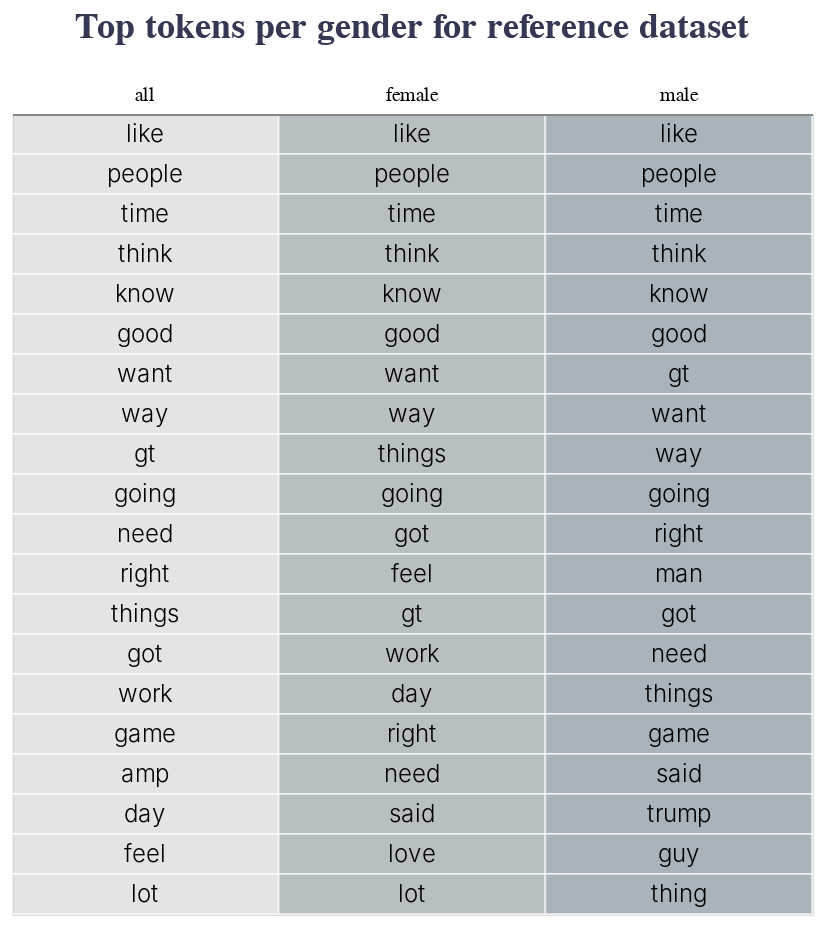

Notebook code for this chart:
### Code cell
source = pd.read_csv('data/viz/top_tokens_reference.csv')

rect = alt.Chart(source).mark_rect(opacity=.6, stroke='white').encode(
    alt.X('gender', title=None, axis=alt.Axis(orient='top', 
                                            labelAngle=0, 
                                            ticks=False, 
                                            labelFont='Nunito', 
                                            labelPadding=5)),
    alt.Y('rank:O', title=None, axis=None),
    alt.Color('gender', scale=alt.Scale(range=[Lightgrey, pewter, slate]), legend=None)
).properties(width = 400)

txt = rect.mark_text(font='Nunito', fontWeight=300, fontSize=12
).encode(
    alt.Text('token'),
    alt.ColorValue('black'),
    tooltip=[alt.Tooltip('freq', title='frequency')]
)

(rect+txt
).properties(title='Top tokens per gender for reference dataset' 
).configure_title(
    fontSize=18,
    font='Nunito',
    anchor='middle',
    dy=-15,
    color=grey3
).configure_legend(
    padding=10,
    cornerRadius=10,
    labelFont='Nunito',
    titleFont='Nunito Light'
)

### Figure 1 — Vega-Lite specification as saved in the notebook (floating-point values rounded to 4 significant figures)
{"config": {"view": {"continuousWidth": 400, "continuousHeight": 300}, "legend": {"cornerRadius": 10, "labelFont": "Nunito", "padding": 10, "titleFont": "Nunito Light"}, "title": {"anchor": "middle", "color": "#343852", "dy": -15, "font": "Nunito", "fontSize": 18}}, "layer": [{"mark": {"type": "rect", "opacity": 0.6, "stroke": "white"}, "encoding": {"color": {"field": "gender", "legend": null, "scale": {"range": ["#D3D3D3", "#899499", "#708090"]}, "type": "nominal"}, "x": {"axis": {"labelAngle": 0, "labelFont": "Nunito", "labelPadding": 5, "orient": "top", "ticks": false}, "field": "gender", "title": null, "type": "nominal"}, "y": {"axis": null, "field": "rank", "title": null, "type": "ordinal"}}, "width": 400}, {"mark": {"type": "text", "font": "Nunito", "fontSize": 12, "fontWeight": 300}, "encoding": {"color": {"value": "black"}, "text": {"field": "token", "type": "nominal"}, "tooltip": [{"field": "freq", "title": "frequency", "type": "quantitative"}], "x": {"axis": {"labelAngle": 0, "labelFont": "Nunito", "labelPadding": 5, "orient": "top", "ticks": false}, "field": "gender", "title": null, "type": "nominal"}, "y": {"axis": null, "field": "rank", "title": null, "type": "ordinal"}}, "width": 400}], "data": {"name": "data-8ecd9cfa2d12d10db2203fbf693d143a"}, "title": "Top tokens per gender for reference dataset", "$schema": "https://vega.github.io/schema/vega-lite/v4.17.0.json", "datasets": {"data-8ecd9cfa2d12d10db2203fbf693d143a": [{"gender": "all", "token": "like", "freq": 14693, "rank": 0}, {"gender": "all", "token": "people", "freq": 11417, "rank": 1}, {"gender": "all", "token": "time", "freq": 8513, "rank": 2}, {"gender": "all", "token": "think", "freq": 7530, "rank": 3}, {"gender": "all", "token": "know", "freq": 6542, "rank": 4}, {"gender": "all", "token": "good", "freq": 5980, "rank": 5}, {"gender": "all", "token": "want", "freq": 5348, "rank": 6}, {"gender": "all", "token": "way", "freq": 5183, "rank": 7}, {"gender": "all", "token": "gt", "freq": 5156, "rank": 8}, {"gender": "all", "token": "going", "freq": 4360, "rank": 9}, {"gender": "all", "token": "need", "freq": 4319, "rank": 10}, {"gender": "all", "token": "right", "freq": 3960, "rank": 11}, {"gender": "all", "token": "things", "freq": 3957, "rank": 12}, {"gender": "all", "token": "got", "freq": 3716, "rank": 13}, {"gender": "all", "token": "work", "freq": 3657, "rank": 14}, {"gender": "all", "token": "game", "freq": 3631, "rank": 15}, {"gender": "all", "token": "amp", "freq": 3453, "rank": 16}, {"gender": "all", "token": "day", "freq": 3371, "rank": 17}, {"gender": "all", "token": "feel", "freq": 3253, "rank": 18}, {"gender": "all", "token": "lot", "freq": 3246, "rank": 19}, {"gender": "female", "token": "like", "freq": 1324, "rank": 0}, {"gender": "female", "token": "people", "freq": 872, "rank": 1}, {"gender": "female", "token": "time", "freq": 779, "rank": 2}, {"gender": "female", "token": "think", "freq": 666, "rank": 3}, {"gender": "female", "token": "know", "freq": 578, "rank": 4}, {"gender": "female", "token": "good", "freq": 482, "rank": 5}, {"gender": "female", "token": "want", "freq": 462, "rank": 6}, {"gender": "female", "token": "way", "freq": 451, "rank": 7}, {"gender": "female", "token": "things", "freq": 364, "rank": 8}, {"gender": "female", "token": "going", "freq": 355, "rank": 9}, {"gender": "female", "token": "got", "freq": 350, "rank": 10}, {"gender": "female", "token": "feel", "freq": 346, "rank": 11}, {"gender": "female", "token": "gt", "freq": 339, "rank": 12}, {"gender": "female", "token": "work", "freq": 338, "rank": 13}, {"gender": "female", "token": "day", "freq": 325, "rank": 14}, {"gender": "female", "token": "right", "freq": 322, "rank": 15}, {"gender": "female", "token": "need", "freq": 312, "rank": 16}, {"gender": "female", "token": "said", "freq": 305, "rank": 17}, {"gender": "female", "token": "love", "freq": 296, "rank": 18}, {"gender": "female", "token": "lot", "freq": 291, "rank": 19}, {"gender": "male", "token": "like", "freq": 3830, "rank": 0}, {"gender": "male", "token": "people", "freq": 2789, "rank": 1}, {"gender": "male", "token": "time", "freq": 2143, "rank": 2}, {"gender": "male", "token": "think", "freq": 2036, "rank": 3}, {"gender": "male", "token": "know", "freq": 1714, "rank": 4}, {"gender": "male", "token": "good", "freq": 1609, "rank": 5}, {"gender": "male", "token": "gt", "freq": 1515, "rank": 6}, {"gender": "male", "token": "want", "freq": 1263, "rank": 7}, {"gender": "male", "token": "way", "freq": 1233, "rank": 8}, {"gender": "male", "token": "going", "freq": 1205, "rank": 9}, {"gender": "male", "token": "right", "freq": 1128, "rank": 10}, {"gender": "male", "token": "man", "freq": 1054, "rank": 11}, {"gender": "male", "token": "got", "freq": 1026, "rank": 12}, {"gender": "male", "token": "need", "freq": 1001, "rank": 13}, {"gender": "male", "token": "things", "freq": 987, "rank": 14}, {"gender": "male", "token": "game", "freq": 986, "rank": 15}, {"gender": "male", "token": "said", "freq": 969, "rank": 16}, {"gender": "male", "token": "trump", "freq": 908, "rank": 17}, {"gender": "male", "token": "guy", "freq": 882, "rank": 18}, {"gender": "male", "token": "thing", "freq": 869, "rank": 19}]}}
